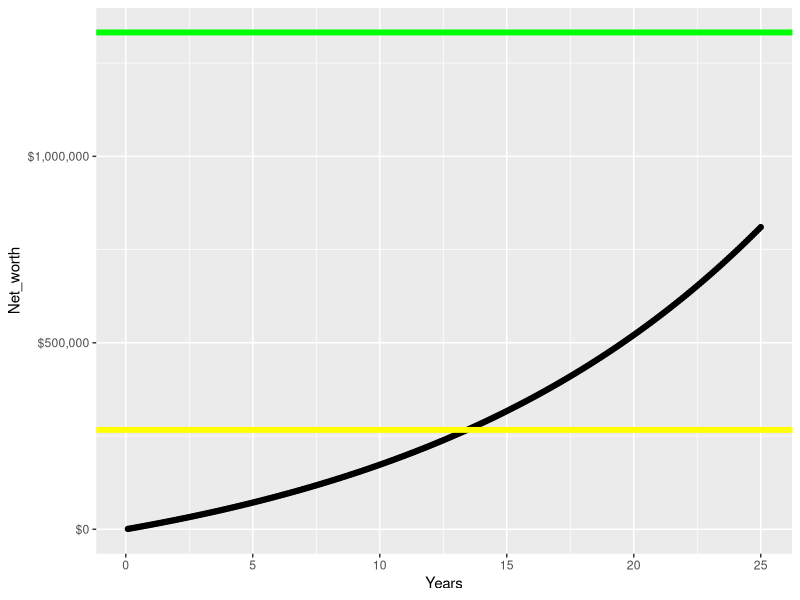

Generate this figure with R:
library(tidyverse)

P <- 0 #Principal invested
monthly_investment <- 1000
r <- .07 #Simple interest rate, i.e., APR
t <- 25 #Years we are investing
n <- 12 #Number of times we compound per year
N <- 12*t #Number of monthly_investments we make
current_totals <- numeric()

for(i in 1:N){
      new_total <- P*(1+r/n)^(n*1/12) + monthly_investment
      P <- new_total
      current_totals[i] <- P
}

price <- 465000*1.043^t
downpayment <- price*0.2
net_worth_table <- data.frame(Net_worth = current_totals, Years = seq(from = 1/12, to = t, by = 1/12))
ggplot(net_worth_table, aes(y = Net_worth, x = Years)) + geom_point() + scale_y_continuous(labels = scales::label_dollar()) + geom_hline(yintercept = price, color = "green", linewidth = 2) + geom_hline(yintercept = downpayment, color = "yellow", linewidth = 2)
tail(current_totals,2)
